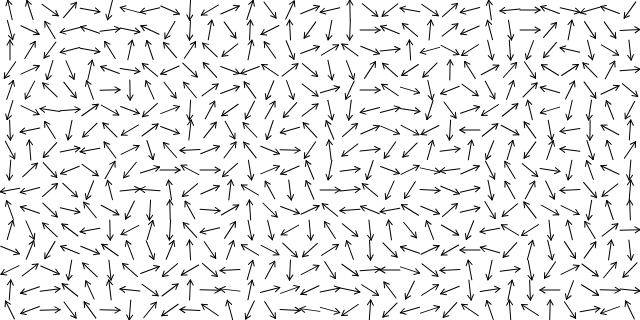
Frame 1 (no input)
Frame 60 (no input): identical to frame 1, image omitted
Frame 120 (the mouse pressed at the canvas centre since frame 60): identical to frame 1, image omitted

The p5.js sketch that drew this single still picture (run headless with seeded random() and noise() and a simulated clock; from frame 60 on, the mouse is pressed at the canvas centre):

// p5.js sketch
// ── sketch.js
class FlowField {

  constructor(resolution) {
    this.resolution = resolution;

    this.cols = width / resolution;
    this.rows = height / resolution;

    var fields = [];

    for (var i = 0; i < this.cols; i++) {
      var row = [];
      for (var j = 0; j < this.rows; j++) {
        var theta = random() * TWO_PI;
        var v = createVector(cos(theta), sin(theta));
        row.push(v);
      }
      fields.push(row);
    }
    this.fields = fields;
  }

  lookup(pos) {
    var col = constrain(pos.x / this.resolution, 0, this.cols - 1);
    var row = constrain(pos.y / this.resolution, 0, this.rows - 1);
    var v = this.fields[col][row]
    return createVector(v.x, v.y);
  }

  display() {
    for (var i = 0; i < this.cols; i++) {
      for (var j = 0; j < this.rows; j++) {
        var v = this.fields[i][j];
        var theta = v.heading();
        push();
        var len = this.resolution;
        translate(i * len + len / 2, j * len + len / 2);
        rotate(theta);
        line(-len / 2, 0, len / 2, 0);
        line(len / 2, 0, len / 2 - 5, 3);
        line(len / 2, 0, len / 2 - 5, - 3);
        pop();
      }
    }
  }
}

var flowField;

function setup() {
  createCanvas(640, 320);
  flowField = new FlowField(20);
}

function draw() {
  background(255);
  flowField.display();
}
